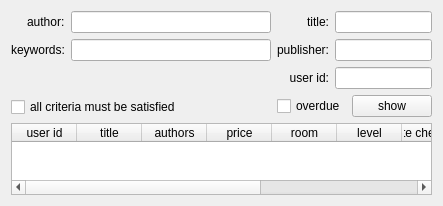
         <widget class="QWidget" name="page_3">
          <property name="geometry">
           <rect>
            <x>0</x>
            <y>0</y>
            <width>442</width>
            <height>206</height>
           </rect>
          </property>
          <attribute name="label">
           <string>audio/video</string>
          </attribute>
          <layout class="QVBoxLayout" name="verticalLayout_30">
           <item>
            <layout class="QHBoxLayout" name="horizontalLayout_31">
             <item>
              <layout class="QVBoxLayout" name="verticalLayout_26">
               <item>
                <layout class="QFormLayout" name="formLayout_11">
                 <property name="fieldGrowthPolicy">
                  <enum>QFormLayout::AllNonFixedFieldsGrow</enum>
                 </property>
                 <property name="labelAlignment">
                  <set>Qt::AlignRight|Qt::AlignTrailing|Qt::AlignVCenter</set>
                 </property>
                 <item row="0" column="0">
                  <widget class="QLabel" name="label_51">
                   <property name="text">
                    <string>author:</string>
                   </property>
                  </widget>
                 </item>
                 <item row="0" column="1">
                  <widget class="QLineEdit" name="line_authors_checked_out_vas">
                   <property name="sizePolicy">
                    <sizepolicy hsizetype="Expanding" vsizetype="Fixed">
                     <horstretch>0</horstretch>
                     <verstretch>0</verstretch>
                    </sizepolicy>
                   </property>
                   <property name="minimumSize">
                    <size>
                     <width>200</width>
                     <height>0</height>
                    </size>
                   </property>
                  </widget>
                 </item>
                 <item row="1" column="0">
                  <widget class="QLabel" name="label_54">
                   <property name="text">
                    <string>keywords:</string>
                   </property>
                  </widget>
                 </item>
                 <item row="1" column="1">
                  <widget class="QLineEdit" name="line_keywords_checked_out_vas">
                   <property name="minimumSize">
                    <size>
                     <width>200</width>
                     <height>0</height>
                    </size>
                   </property>
                  </widget>
                 </item>
                </layout>
               </item>
               <item>
                <widget class="QCheckBox" name="checkbox_criteria_checked_out_vas">
                 <property name="text">
                  <string>all criteria must be satisfied</string>
                 </property>
                </widget>
               </item>
              </layout>
             </item>
             <item>
              <layout class="QVBoxLayout" name="verticalLayout_25">
               <item>
                <layout class="QFormLayout" name="formLayout_12">
                 <property name="labelAlignment">
                  <set>Qt::AlignRight|Qt::AlignTrailing|Qt::AlignVCenter</set>
                 </property>
                 <item row="0" column="0">
                  <widget class="QLabel" name="label_55">
                   <property name="text">
                    <string>title:</string>
                   </property>
                   <property name="alignment">
                    <set>Qt::AlignRight|Qt::AlignTrailing|Qt::AlignVCenter</set>
                   </property>
                  </widget>
                 </item>
                 <item row="0" column="1">
                  <widget class="QLineEdit" name="line_title_checked_out_vas"/>
                 </item>
                 <item row="1" column="0">
                  <widget class="QLabel" name="label_50">
                   <property name="text">
                    <string>publisher:</string>
                   </property>
                   <property name="alignment">
                    <set>Qt::AlignRight|Qt::AlignTrailing|Qt::AlignVCenter</set>
                   </property>
                  </widget>
                 </item>
                 <item row="1" column="1">
                  <widget class="QLineEdit" name="line_publisher_checked_out_vas"/>
                 </item>
                 <item row="2" column="0">
                  <widget class="QLabel" name="label_56">
                   <property name="text">
                    <string>user id:</string>
                   </property>
                   <property name="alignment">
                    <set>Qt::AlignRight|Qt::AlignTrailing|Qt::AlignVCenter</set>
                   </property>
                  </widget>
                 </item>
                 <item row="2" column="1">
                  <widget class="QLineEdit" name="line_user_id_checked_out_vas">
                   <property name="inputMask">
                    <string>9999</string>
                   </property>
                   <property name="text">
                    <string/>
                   </property>
                  </widget>
                 </item>
                </layout>
               </item>
               <item>
                <layout class="QHBoxLayout" name="horizontalLayout_29">
                 <item>
                  <spacer name="horizontalSpacer_14">
                   <property name="orientation">
                    <enum>Qt::Horizontal</enum>
                   </property>
                   <property name="sizeHint" stdset="0">
                    <size>
                     <width>40</width>
                     <height>20</height>
                    </size>
                   </property>
                  </spacer>
                 </item>
                 <item>
                  <layout class="QHBoxLayout" name="horizontalLayout_30">
                   <item>
                    <widget class="QCheckBox" name="checkbox_overdue_checked_out_vas">
                     <property name="text">
                      <string>overdue</string>
                     </property>
                    </widget>
                   </item>
                   <item>
                    <widget class="QPushButton" name="button_show_checked_out_vas">
                     <property name="text">
                      <string>show</string>
                     </property>
                    </widget>
                   </item>
                  </layout>
                 </item>
                </layout>
               </item>
              </layout>
             </item>
            </layout>
           </item>
           <item>
            <widget class="QTableWidget" name="table_checked_out_vas">
             <attribute name="horizontalHeaderDefaultSectionSize">
              <number>65</number>
             </attribute>
             <column>
              <property name="text">
               <string>user id</string>
              </property>
             </column>
             <column>
              <property name="text">
               <string>title</string>
              </property>
             </column>
             <column>
              <property name="text">
               <string>authors</string>
              </property>
             </column>
             <column>
              <property name="text">
               <string>price</string>
              </property>
             </column>
             <column>
              <property name="text">
               <string>room</string>
              </property>
             </column>
             <column>
              <property name="text">
               <string>level</string>
              </property>
             </column>
             <column>
              <property name="text">
               <string>date checked out</string>
              </property>
             </column>
             <column>
              <property name="text">
               <string>date to return</string>
              </property>
             </column>
             <column>
              <property name="text">
               <string>fine</string>
              </property>
             </column>
             <column>
              <property name="text">
               <string>return</string>
              </property>
             </column>
            </widget>
           </item>
          </layout>
         </widget>
